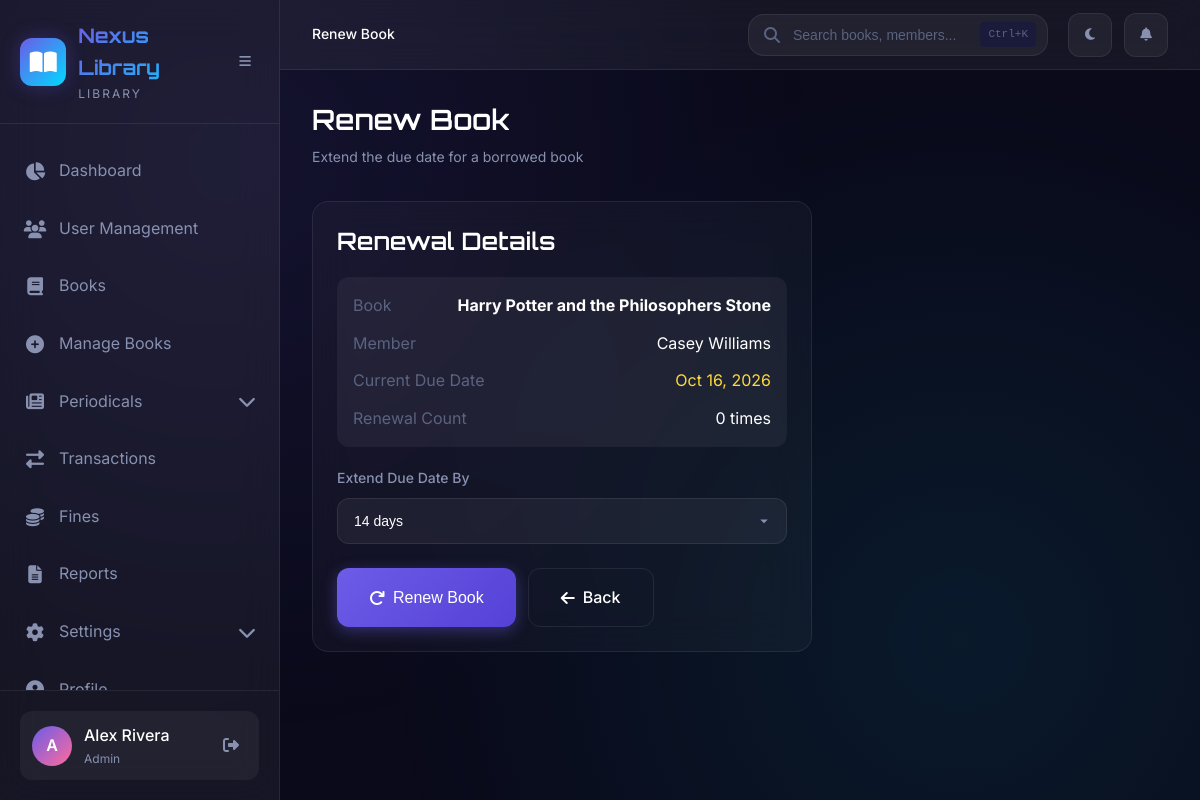
Screenshot of /admin/transactions/renew.php?id=1 (signed in) with the database file from the repository.
### tables this page shows
CREATE TABLE IF NOT EXISTS transactions (
    id INT PRIMARY KEY AUTO_INCREMENT,
    book_id INT NOT NULL,
    user_id INT NOT NULL,
    issued_by INT,
    issue_date DATE NOT NULL,
    due_date DATE NOT NULL,
    return_date DATE DEFAULT NULL,
    renewal_count INT DEFAULT 0,
    status ENUM('issued', 'returned', 'overdue', 'lost') DEFAULT 'issued',
    created_at TIMESTAMP DEFAULT CURRENT_TIMESTAMP,
    updated_at TIMESTAMP DEFAULT CURRENT_TIMESTAMP ON UPDATE CURRENT_TIMESTAMP,
    FOREIGN KEY (book_id) REFERENCES books(id) ON DELETE CASCADE,
    FOREIGN KEY (user_id) REFERENCES users(id) ON DELETE CASCADE,
    FOREIGN KEY (issued_by) REFERENCES users(id) ON DELETE SET NULL
);

CREATE TABLE IF NOT EXISTS books (
    id INT PRIMARY KEY AUTO_INCREMENT,
    isbn VARCHAR(20) UNIQUE,
    title VARCHAR(255) NOT NULL,
    author VARCHAR(200) NOT NULL,
    publisher VARCHAR(200),
    category_id INT,
    type ENUM('book', 'magazine', 'newspaper') DEFAULT 'book',
    issuable ENUM('yes', 'no') DEFAULT 'yes',
    description TEXT,
    shelf_location VARCHAR(50),
    total_copies INT DEFAULT 1,
    available_copies INT DEFAULT 1,
    price DECIMAL(10,2) DEFAULT 0.00,
    pages INT,
    language VARCHAR(50) DEFAULT 'English',
    cover_image VARCHAR(255) DEFAULT NULL,
    qr_code VARCHAR(255) DEFAULT NULL,
    status ENUM('available', 'reserved', 'maintenance', 'lost') DEFAULT 'available',
    created_at TIMESTAMP DEFAULT CURRENT_TIMESTAMP,
    updated_at TIMESTAMP DEFAULT CURRENT_TIMESTAMP ON UPDATE CURRENT_TIMESTAMP,
    FOREIGN KEY (category_id) REFERENCES categories(id) ON DELETE SET NULL
);

CREATE TABLE IF NOT EXISTS users (
    id INT PRIMARY KEY AUTO_INCREMENT,
    name VARCHAR(100) NOT NULL,
    email VARCHAR(100) NOT NULL UNIQUE,
    password VARCHAR(255) NOT NULL,
    role ENUM('admin', 'librarian', 'member') NOT NULL DEFAULT 'member',
    phone VARCHAR(20) DEFAULT NULL,
    address TEXT,
    membership_validity DATE DEFAULT NULL,
    borrow_limit INT DEFAULT 5,
    status ENUM('active', 'inactive', 'suspended') DEFAULT 'active',
    created_at TIMESTAMP DEFAULT CURRENT_TIMESTAMP,
    updated_at TIMESTAMP DEFAULT CURRENT_TIMESTAMP ON UPDATE CURRENT_TIMESTAMP
);

### config/db.php (called while the page is built, shortened)
<?php
function formatDate($date) {
    return date('M d, Y', strtotime($date));
}
?>

### admin/transactions/renew.php (the view, shortened to what this page needs)
<?php
require_once __DIR__ . '/../../config/db.php';
$tx_id = intval($_GET['id'] ?? 0);
$stmt = $conn->prepare("
    SELECT t.*, b.title, u.name as user_name
    FROM transactions t
    JOIN books b ON t.book_id = b.id
    JOIN users u ON t.user_id = u.id
    WHERE t.id = ? AND t.status = 'issued'
");
$stmt->bind_param("i", $tx_id);
$stmt->execute();
$transaction = $stmt->get_result()->fetch_assoc();
?>
<!DOCTYPE html>
<html lang="en">
<head>
    <link rel="stylesheet" href="https://cdnjs.cloudflare.com/ajax/libs/font-awesome/6.4.0/css/all.min.css">
    <link rel="stylesheet" href="<?php echo SITE_URL; ?>/assets/css/style.css">
</head>
<body>
    <div class="app-container">
        <?php include __DIR__ . '/../../includes/sidebar.php'; ?>
        <div class="main-content">
            <?php include __DIR__ . '/../../includes/topbar.php'; ?>
            <main class="page-content">
                <div class="page-header">
                    <div>
                        <h1 class="page-title">Renew Book</h1>
                        <p class="page-subtitle">Extend the due date for a borrowed book</p>
                    </div>
                </div>
                <div class="card" style="max-width: 500px;">
                    <h3 style="margin-bottom: 20px;">Renewal Details</h3>
                    <div style="background: var(--bg-glass); padding: 16px; border-radius: var(--radius-md); margin-bottom: 20px;">
                        <div style="display: flex; justify-content: space-between; margin-bottom: 12px;">
                            <span class="text-muted">Book</span>
                            <strong><?php echo htmlspecialchars($transaction['title']); ?></strong>
                        </div>
                        <div style="display: flex; justify-content: space-between; margin-bottom: 12px;">
                            <span class="text-muted">Member</span>
                            <span><?php echo htmlspecialchars($transaction['user_name']); ?></span>
                        </div>
                        <div style="display: flex; justify-content: space-between; margin-bottom: 12px;">
                            <span class="text-muted">Current Due Date</span>
                            <span class="text-warning"><?php echo formatDate($transaction['due_date']); ?></span>
                        </div>
                        <div style="display: flex; justify-content: space-between;">
                            <span class="text-muted">Renewal Count</span>
                            <span><?php echo $transaction['renewal_count']; ?> times</span>
                        </div>
                    </div>
                    <form method="POST" action="">
                        <div class="form-group">
                            <label class="form-label">Extend Due Date By</label>
                            <select name="extend_days" class="form-select">
                                <option value="14" selected>14 days</option>
                            </select>
                        </div>
                        <div style="display: flex; gap: 12px; margin-top: 24px;">
                            <button type="submit" class="btn btn-primary btn-lg">
                                <i class="fas fa-redo"></i> Renew Book
                            </button>
                            <a href="index.php" class="btn btn-secondary btn-lg">
                                <i class="fas fa-arrow-left"></i> Back
                            </a>
                        </div>
                    </form>
                </div>
            </main>
        </div>
    </div>
</body>
</html>

### assets/css/style.css (style rules this page uses)
:root { --primary: #6C5CE7; --primary-light: #8B7CF0; --primary-dark: #5541D7; --secondary: #00D9FF; --accent: #FF6B9D; --success: #00E676; --warning: #FFD93D; --danger: #FF4757; --info: #00D9FF; --bg-primary: #0a0a1a; --bg-secondary: #12122a; --bg-tertiary: #1a1a3a; --bg-card: rgba(255, 255, 255, 0.03); --bg-glass: rgba(255, 255, 255, 0.05); --bg-glass-hover: rgba(255, 255, 255, 0.08); --text-primary: #FFFFFF; --text-secondary: #8892B0; --text-muted: #5A6380; --border-color: rgba(255, 255, 255, 0.08); --border-hover: rgba(255, 255, 255, 0.15); --shadow-sm: 0 2px 8px rgba(0, 0, 0, 0.3); --shadow-md: 0 4px 16px rgba(0, 0, 0, 0.4); --shadow-lg: 0 8px 32px rgba(0, 0, 0, 0.5); --shadow-glow: 0 0 20px rgba(108, 92, 231, 0.3); --radius-sm: 8px; --radius-md: 12px; --radius-lg: 16px; --radius-xl: 24px; --transition-fast: 150ms ease; --transition-normal: 300ms ease; --transition-slow: 500ms ease; --sidebar-width: 280px; --sidebar-collapsed: 80px; --topbar-height: 70px; }
*, *::before, *::after { margin: 0; padding: 0; box-sizing: border-box; }
html { font-size: 16px; scroll-behavior: smooth; }
body { font-family: 'Inter', -apple-system, BlinkMacSystemFont, sans-serif; background: var(--bg-primary); color: var(--text-primary); line-height: 1.6; min-height: 100vh; overflow-x: hidden; }
body::before { content: ''; position: fixed; top: 0; left: 0; width: 100%; height: 100%; background: radial-gradient(circle at 20% 20%, rgba(108, 92, 231, 0.1) 0%, transparent 50%), radial-gradient(circle at 80% 80%, rgba(0, 217, 255, 0.08) 0%, transparent 50%); pointer-events: none; z-index: -1; }
a { color: var(--primary-light); text-decoration: none; transition: color var(--transition-fast); }
h1, h2, h3, h4, h5, h6 { font-family: 'Orbitron', sans-serif; font-weight: 600; line-height: 1.3; margin-bottom: 0.5em; }
h1 { font-size: 2.5rem; }
h3 { font-size: 1.5rem; }
.app-container { display: flex; min-height: 100vh; }
.main-content { flex: 1; margin-left: var(--sidebar-width); min-height: 100vh; display: flex; flex-direction: column; transition: margin-left var(--transition-normal); }
.page-content { flex: 1; padding: 32px; animation: fadeIn 0.4s ease; }
.card { background: var(--bg-card); backdrop-filter: blur(20px); border: 1px solid var(--border-color); border-radius: var(--radius-lg); padding: 24px; transition: all var(--transition-normal); }
.btn { display: inline-flex; align-items: center; justify-content: center; gap: 8px; padding: 12px 24px; font-size: 14px; font-weight: 500; border-radius: var(--radius-md); border: none; cursor: pointer; transition: all var(--transition-fast); text-decoration: none; }
.btn-primary { background: linear-gradient(135deg, var(--primary), var(--primary-dark)); color: white; box-shadow: 0 4px 15px rgba(108, 92, 231, 0.4); }
.btn-secondary { background: transparent; color: var(--text-primary); border: 1px solid var(--border-color); }
.btn-lg { padding: 16px 32px; font-size: 16px; }
.form-group { margin-bottom: 20px; }
.form-label { display: block; font-size: 14px; font-weight: 500; margin-bottom: 8px; color: var(--text-secondary); }
.form-input, .form-select, .form-textarea { width: 100%; padding: 14px 16px; background: var(--bg-glass); border: 1px solid var(--border-color); border-radius: var(--radius-md); color: var(--text-primary); font-size: 14px; transition: all var(--transition-fast); }
.form-select { cursor: pointer; appearance: none; background-repeat: no-repeat; background-position: right 16px center; padding-right: 44px; }
.form-select option { background: var(--bg-secondary); color: var(--text-primary); }
.page-header { display: flex; justify-content: space-between; align-items: center; margin-bottom: 32px; flex-wrap: wrap; gap: 20px; }
.page-title { font-size: 28px; margin-bottom: 8px; }
.page-subtitle { color: var(--text-secondary); font-size: 14px; }
.text-muted { color: var(--text-muted); }
.text-warning { color: var(--warning); }

### rows the page displays
transactions: book.title "Harry Potter and the Philosophers Stone", user.name "Casey Williams", due_date "Oct 16, 2026", renewal_count "0"

### other values shown
getLibraryName() "Nexus Library"
substr($user_name, 0, 1) "A"
$user_name "Alex Rivera"
$user_role "Admin"
$page_title "Renew Book"
